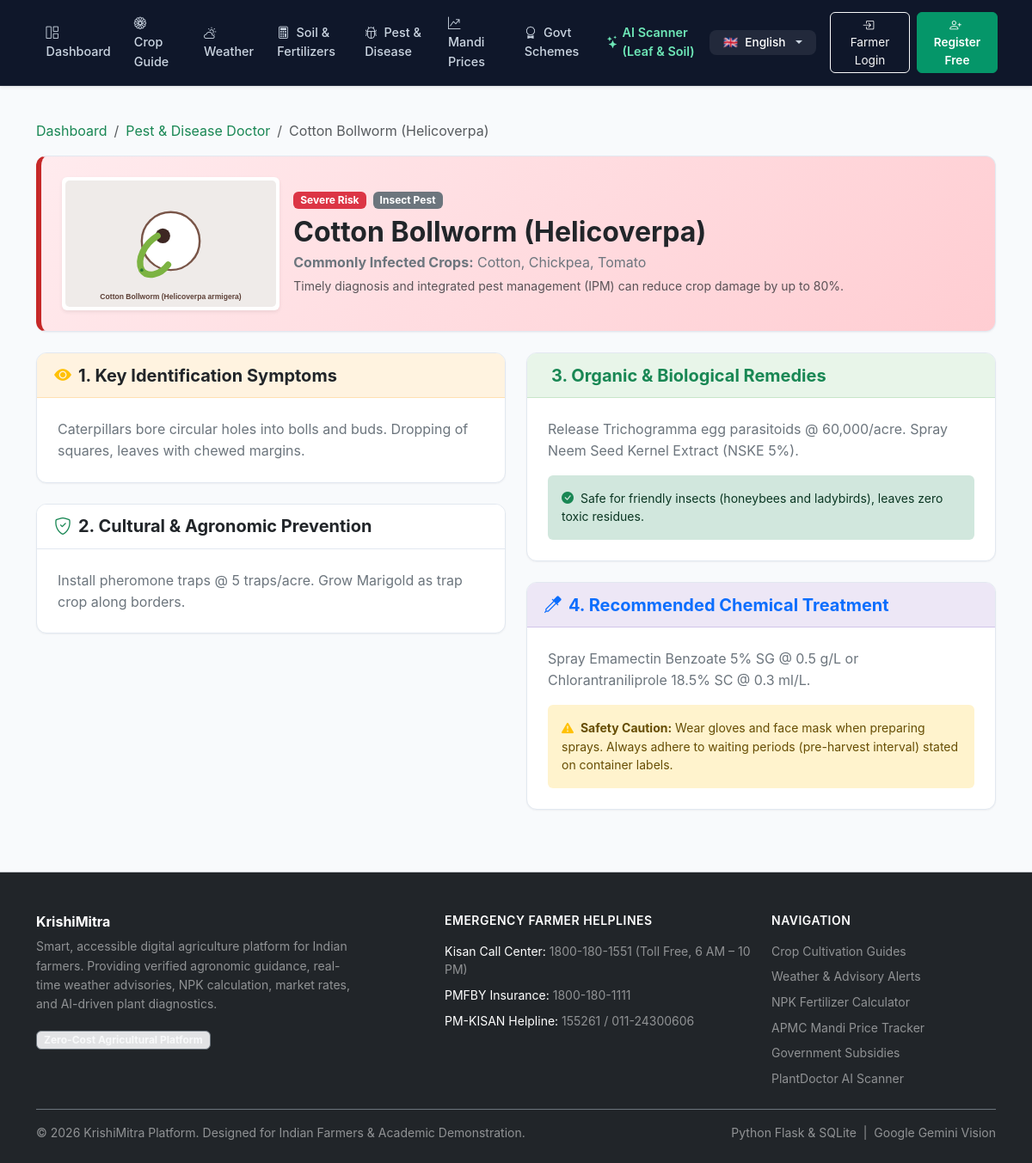
The app's page /diseases/11 with its own data.
### tables this page shows
CREATE TABLE diseases_pests (
    id INTEGER PRIMARY KEY AUTOINCREMENT,
    name TEXT NOT NULL,
    type TEXT NOT NULL,            -- Fungal, Bacterial, Viral, Insect Pest
    affected_crops TEXT NOT NULL,
    symptoms TEXT NOT NULL,
    prevention TEXT NOT NULL,
    organic_treatment TEXT NOT NULL,
    chemical_treatment TEXT NOT NULL,
    severity TEXT NOT NULL DEFAULT 'Moderate',
    image_url TEXT
);

### app/routes/diseases.py (the view)
@diseases_bp.route('/<int:item_id>')
def detail(item_id):
    db = get_db()
    item = db.execute("SELECT * FROM diseases_pests WHERE id = ?", (item_id,)).fetchone()
    if not item:
        return "Disease/Pest record not found", 404
    return render_template('diseases/detail.html', item=item)

### app/database/db.py (called while the page is built, shortened)
def get_db():
    if 'db' not in g:
        db_url = current_app.config.get('DATABASE_URL') or os.environ.get('DATABASE_URL')
        db_path = current_app.config.get('DATABASE', 'krishimitra.db')
        conn = sqlite3.connect(db_path)
        conn.row_factory = sqlite3.Row
        g.db = conn
        g.db_backend = 'sqlite'
    return g.db

### app/translations/languages.py (called while the page is built)
def get_translation(key: str, lang: str = 'en') -> str:
    if not lang or lang not in SUPPORTED_LANGUAGES:
        lang = 'en'
    entry = TRANSLATIONS.get(key)
    if not entry:
        return key
    return entry.get(lang, entry.get('en', key))

### app/templates/diseases/detail.html (shortened to what this page needs)
{% extends "base.html" %}
{% block content %}
<div class="container py-4">
  <nav aria-label="breadcrumb" class="mb-3">
    <ol class="breadcrumb">
      <li class="breadcrumb-item"><a href="{{ url_for('main.dashboard') }}" class="text-success text-decoration-none">Dashboard</a></li>
      <li class="breadcrumb-item"><a href="{{ url_for('diseases.index') }}" class="text-success text-decoration-none">Pest & Disease Doctor</a></li>
      <li class="breadcrumb-item active" aria-current="page">{{ item['name'] }}</li>
    </ol>
  </nav>
  <div class="farm-card p-4 mb-4" style="background: linear-gradient(135deg, #ffebee 0%, #ffcdd2 100%); border-left: 6px solid #c62828;">
    <div class="row align-items-center g-3">
      <div class="col-md-3 text-center">
        <img src="{{ item['image_url'] }}" alt="{{ item['name'] }}" class="img-fluid rounded shadow-sm bg-white p-1" style="max-height: 180px;">
      </div>
      <div class="col-md-9">
        <div class="d-flex flex-wrap gap-2 mb-2">
          <span class="badge bg-danger text-white px-2 py-1">{{ item['severity'] }} Risk</span>
          <span class="badge bg-secondary text-white px-2 py-1">{{ item['type'] }}</span>
        </div>
        <h2 class="fw-bold text-dark mb-1">{{ item['name'] }}</h2>
        <p class="text-secondary mb-1">
          <strong>Commonly Infected Crops:</strong> {{ item['affected_crops'] }}
        </p>
        <p class="small text-muted mb-0">
          Timely diagnosis and integrated pest management (IPM) can reduce crop damage by up to 80%.
        </p>
      </div>
    </div>
  </div>
  <div class="row g-4">
    <div class="col-lg-6">
      <div class="farm-card mb-4">
        <div class="card-header-agri" style="background-color: #fff3e0; border-color: #ffe0b2;">
          <h5 class="fw-bold mb-0 text-dark"><i class="bi bi-eye-fill me-2 text-warning"></i>1. Key Identification Symptoms</h5>
        </div>
        <div class="p-4">
          <p class="text-secondary leading-relaxed mb-0">{{ item['symptoms'] }}</p>
        </div>
      </div>
      <div class="farm-card">
        <div class="card-header-agri">
          <h5 class="fw-bold mb-0 text-dark"><i class="bi bi-shield-check me-2 text-success"></i>2. Cultural & Agronomic Prevention</h5>
        </div>
        <div class="p-4">
          <p class="text-secondary leading-relaxed mb-0">{{ item['prevention'] }}</p>
        </div>
      </div>
    </div>
    <div class="col-lg-6">
      <div class="farm-card mb-4">
        <div class="card-header-agri" style="background-color: #e8f5e9; border-color: #c8e6c9;">
          <h5 class="fw-bold mb-0 text-success">3. Organic & Biological Remedies</h5>
        </div>
        <div class="p-4">
          <p class="text-secondary leading-relaxed mb-3">{{ item['organic_treatment'] }}</p>
          <div class="alert alert-success border-0 small mb-0">
            <i class="bi bi-check-circle-fill text-success me-1"></i>
            Safe for friendly insects (honeybees and ladybirds), leaves zero toxic residues.
          </div>
        </div>
      </div>
      <div class="farm-card">
        <div class="card-header-agri" style="background-color: #ede7f6; border-color: #d1c4e9;">
          <h5 class="fw-bold mb-0 text-primary"><i class="bi bi-eyedropper me-2 text-primary"></i>4. Recommended Chemical Treatment</h5>
        </div>
        <div class="p-4">
          <p class="text-secondary leading-relaxed mb-3">{{ item['chemical_treatment'] }}</p>
          <div class="alert alert-warning border-0 small mb-0">
            <i class="bi bi-exclamation-triangle-fill text-warning me-1"></i>
            <strong>Safety Caution:</strong> Wear gloves and face mask when preparing sprays. Always adhere to waiting periods (pre-harvest interval) stated on container labels.
          </div>
        </div>
      </div>
    </div>
  </div>
</div>
{% endblock %}

### app/static/css/style.css (style rules this page uses)
body { top: 0px !important; }
:root { --primary-green: #059669; --primary-dark: #047857; --primary-light: #10b981; --primary-subtle: #ecfdf5; --primary-border: #a7f3d0; --bg-app: #f8fafc; --surface-card: #ffffff; --surface-muted: #f1f5f9; --text-main: #0f172a; --text-secondary: #475569; --text-muted: #94a3b8; --border-light: #e2e8f0; --border-focus: #059669; --accent-amber: #d97706; --accent-amber-subtle: #fffbeb; --accent-red: #dc2626; --accent-blue: #2563eb; --shadow-sm: 0 1px 2px 0 rgb(15 23 42 / 0.05); --shadow-md: 0 4px 6px -1px rgb(15 23 42 / 0.07), 0 2px 4px -2px rgb(15 23 42 / 0.05); --shadow-lg: 0 10px 15px -3px rgb(15 23 42 / 0.08), 0 4px 6px -4px rgb(15 23 42 / 0.04); }
body { font-family: -apple-system, BlinkMacSystemFont, "Plus Jakarta Sans", "Inter", "Segoe UI", Roboto, sans-serif; background-color: var(--bg-app); color: var(--text-main); min-height: 100vh; display: flex; flex-direction: column; line-height: 1.55; -webkit-font-smoothing: antialiased; }
.farm-card { background: var(--surface-card); border: 1px solid var(--border-light); border-radius: 12px; box-shadow: var(--shadow-sm); transition: border-color 0.2s ease, box-shadow 0.2s ease; overflow: hidden; }
.card-header-agri { background-color: #ffffff; border-bottom: 1px solid var(--border-light); color: var(--text-main); font-weight: 600; font-size: 0.95rem; padding: 0.85rem 1.25rem; }

### records on screen
diseases_pests: name "Cotton Bollworm (Helicoverpa)", image_url (picture), severity "Severe", type "Insect Pest", affected_crops "Cotton, Chickpea, Tomato", symptoms "Caterpillars bore circular holes into bolls and buds. Dropping of squares, leaves with chewed margins.", prevention "Install pheromone traps @ 5 traps/acre. Grow Marigold as trap crop along borders.", organic_treatment "Release Trichogramma egg parasitoids @ 60,000/acre. Spray Neem Seed Kernel Extract (NSKE 5%).", chemical_treatment "Spray Emamectin Benzoate 5% SG @ 0.5 g/L or Chlorantraniliprole 18.5% SC @ 0.3 ml/L."

### other values on screen
{{ t('nav_dashboard') }} "Dashboard"
{{ t('nav_crops') }} "Crop Guide"
{{ t('nav_weather') }} "Weather"
{{ t('nav_soil') }} "Soil & Fertilizers"
{{ t('nav_diseases') }} "Pest & Disease"
{{ t('nav_market') }} "Mandi Prices"
{{ t('nav_schemes') }} "Govt Schemes"
{{ t('nav_plantdoctor') }} "AI Scanner (Leaf & Soil)"
{{ t('nav_login') }} "Farmer Login"
{{ t('nav_register') }} "Register Free"
